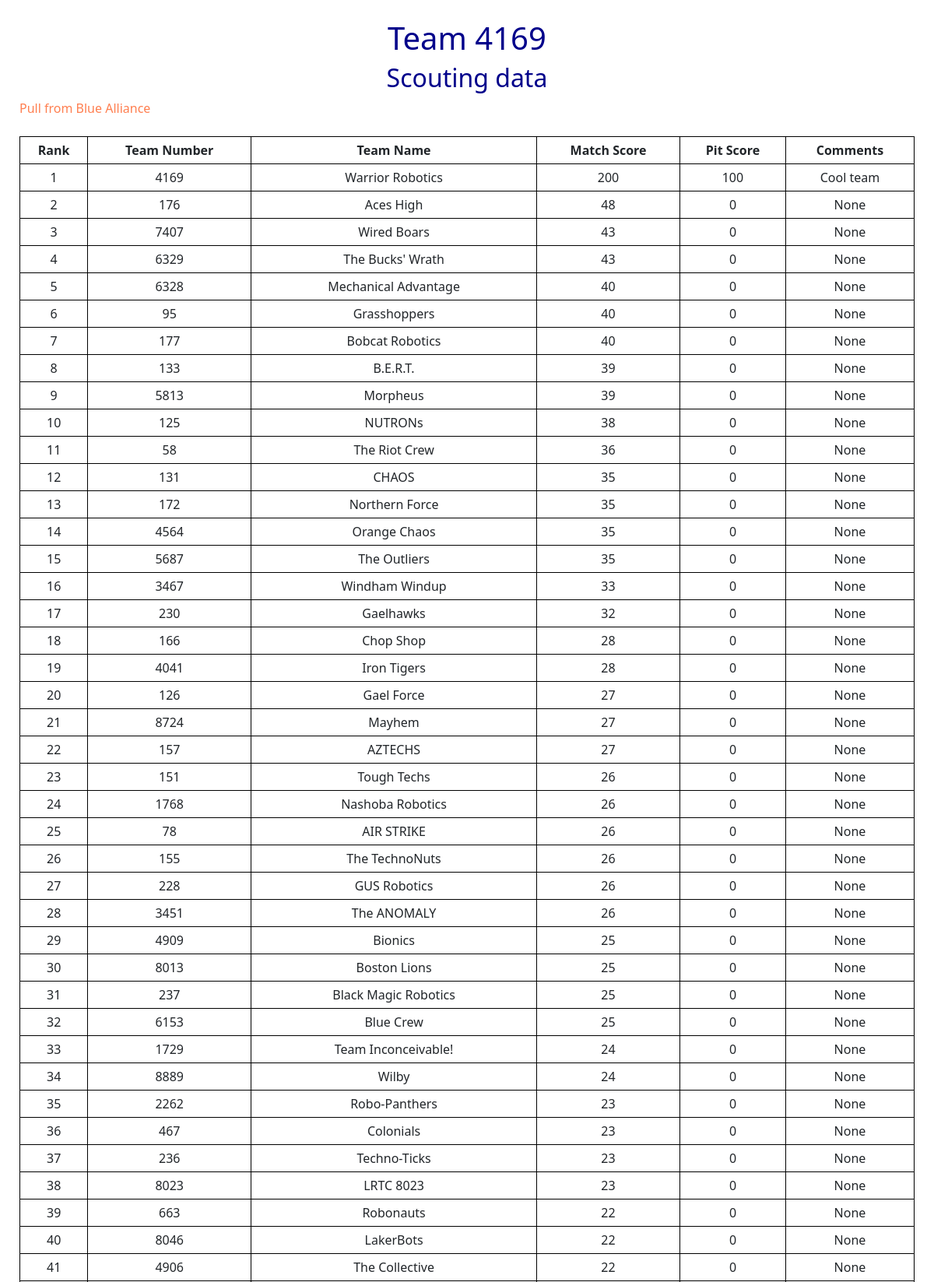
The page / (upper part) on the database its author committed.
### tables this page shows
CREATE TABLE "teams" (
	"name"	TEXT NOT NULL,
	"number"	INTEGER NOT NULL,
	"mscore"	INTEGER NOT NULL DEFAULT 0,
	"pscore"	INTEGER NOT NULL DEFAULT 0,
	"comments"	TEXT
);

### app.py (the view)
@app.route('/')
def index():
    db = sqlite3.connect('db.sqlite3')
    cur = db.cursor()
    teams = cur.execute("SELECT name,number,pscore,mscore, comments, pscore+mscore AS tscore FROM teams ORDER BY tscore DESC").fetchall()
    cur.close()
    data = []
    i = 1
    for team in teams:
        data.append({
            'name': team[0],
            'number': team[1],
            'pit': team[2],
            'match': team[3],
            'comments': team[4],
            'rank': i,
        })
        i+=1
    print(teams)
    return render_template('index.html', data=data)

### templates/index.html (shortened to what this page needs)
<!DOCTYPE html>
<html lang="en">
<head>
</head>
<body>
<h1>Team 4169</h1>
<h2>Scouting data</h2>
<a href="/pull">Pull from Blue Alliance</a>
<br>
<br>
<table>
    <tr>
        <th>Rank</th>
        <th>Team Number</th>
        <th>Team Name</th>
        <th>Match Score</th>
        <th>Pit Score</th>
        <th>Comments</th>
    </tr>
    {% for team in data %}
    <tr>
        <td>{{ team.rank }}</td>
        <td>{{ team.number }}</td>
        <td>{{ team.name }}</td>
        <td>{{ team.match }}</td>
        <td>{{ team.pit }}</td>
        <td>{{ team.comments }}</td>
    </tr>
    {% endfor %}
</table>
<br>
<br>
<br>
<br>
<br>
<link rel="stylesheet" href="https://cdn.jsdelivr.net/npm/bootstrap@5.1.3/dist/css/bootstrap.min.css">
<link rel="stylesheet" href="{{ url_for('static', filename="style.css") }}">
</body>
</html>

### static/style.css (style rules this page uses)
body { margin: 25px; }
h1, h2 { text-align: center; color: darkblue; }
table { width: 100%; outline: black; text-align: center; }
td, th { border: 1px solid black; padding: 5px; }
a { text-decoration: none; text-align: center; color: coral; }

### rows shown on the page
teams: rank "1", number "4169", name "Warrior Robotics", match "200", pit "100", comments "Cool team"
teams: rank "2", number "176", name "Aces High", match "48", pit "0", comments "None"
teams: rank "3", number "7407", name "Wired Boars", match "43", pit "0", comments "None"
teams: rank "4", number "6329", name "The Bucks' Wrath", match "43", pit "0", comments "None"
teams: rank "5", number "6328", name "Mechanical Advantage", match "40", pit "0", comments "None"
teams: rank "6", number "95", name "Grasshoppers", match "40", pit "0", comments "None"
teams: rank "7", number "177", name "Bobcat Robotics", match "40", pit "0", comments "None"
teams: rank "8", number "133", name "B.E.R.T.", match "39", pit "0", comments "None"
teams: rank "9", number "5813", name "Morpheus", match "39", pit "0", comments "None"
teams: rank "10", number "125", name "NUTRONs", match "38", pit "0", comments "None"
teams: rank "11", number "58", name "The Riot Crew", match "36", pit "0", comments "None"
teams: rank "12", number "131", name "CHAOS", match "35", pit "0", comments "None"
teams: rank "13", number "172", name "Northern Force", match "35", pit "0", comments "None"
teams: rank "14", number "4564", name "Orange Chaos", match "35", pit "0", comments "None"
teams: rank "15", number "5687", name "The Outliers", match "35", pit "0", comments "None"
teams: rank "16", number "3467", name "Windham Windup", match "33", pit "0", comments "None"
teams: rank "17", number "230", name "Gaelhawks", match "32", pit "0", comments "None"
teams: rank "18", number "166", name "Chop Shop", match "28", pit "0", comments "None"
teams: rank "19", number "4041", name "Iron Tigers", match "28", pit "0", comments "None"
teams: rank "20", number "126", name "Gael Force", match "27", pit "0", comments "None"
teams: rank "21", number "8724", name "Mayhem", match "27", pit "0", comments "None"
teams: rank "22", number "157", name "AZTECHS", match "27", pit "0", comments "None"
teams: rank "23", number "151", name "Tough Techs", match "26", pit "0", comments "None"
teams: rank "24", number "1768", name "Nashoba Robotics", match "26", pit "0", comments "None"
teams: rank "25", number "78", name "AIR STRIKE", match "26", pit "0", comments "None"
teams: rank "26", number "155", name "The TechnoNuts", match "26", pit "0", comments "None"
teams: rank "27", number "228", name "GUS Robotics", match "26", pit "0", comments "None"
teams: rank "28", number "3451", name "The ANOMALY", match "26", pit "0", comments "None"
teams: rank "29", number "4909", name "Bionics", match "25", pit "0", comments "None"
teams: rank "30", number "8013", name "Boston Lions", match "25", pit "0", comments "None"
teams: rank "31", number "237", name "Black Magic Robotics", match "25", pit "0", comments "None"
teams: rank "32", number "6153", name "Blue Crew", match "25", pit "0", comments "None"
teams: rank "33", number "1729", name "Team Inconceivable!", match "24", pit "0", comments "None"
teams: rank "34", number "8889", name "Wilby", match "24", pit "0", comments "None"
teams: rank "35", number "2262", name "Robo-Panthers", match "23", pit "0", comments "None"
teams: rank "36", number "467", name "Colonials", match "23", pit "0", comments "None"
teams: rank "37", number "236", name "Techno-Ticks", match "23", pit "0", comments "None"
teams: rank "38", number "8023", name "LRTC 8023", match "23", pit "0", comments "None"
teams: rank "39", number "663", name "Robonauts", match "22", pit "0", comments "None"
teams: rank "40", number "8046", name "LakerBots", match "22", pit "0", comments "None"
teams: rank "41", number "4906", name "The Collective", match "22", pit "0", comments "None"
